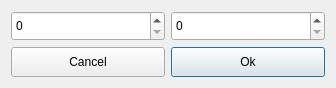
<?xml version="1.0" encoding="UTF-8"?>
<ui version="4.0">
 <class>ResolutionQuery</class>
 <widget class="QWidget" name="ResolutionQuery">
  <property name="geometry">
   <rect>
    <x>0</x>
    <y>0</y>
    <width>336</width>
    <height>88</height>
   </rect>
  </property>
  <property name="focusPolicy">
   <enum>Qt::ClickFocus</enum>
  </property>
  <property name="windowTitle">
   <string>Force input resolution</string>
  </property>
  <layout class="QVBoxLayout" name="verticalLayout">
   <item>
    <layout class="QHBoxLayout" name="horizontalLayout">
     <property name="spacing">
      <number>6</number>
     </property>
     <item>
      <widget class="QSpinBox" name="spinBox_x">
       <property name="sizePolicy">
        <sizepolicy hsizetype="Minimum" vsizetype="Preferred">
         <horstretch>0</horstretch>
         <verstretch>0</verstretch>
        </sizepolicy>
       </property>
      </widget>
     </item>
     <item>
      <widget class="QSpinBox" name="spinBox_y">
       <property name="sizePolicy">
        <sizepolicy hsizetype="Minimum" vsizetype="Preferred">
         <horstretch>0</horstretch>
         <verstretch>0</verstretch>
        </sizepolicy>
       </property>
      </widget>
     </item>
    </layout>
   </item>
   <item>
    <layout class="QHBoxLayout" name="horizontalLayout_2">
     <item>
      <widget class="QPushButton" name="pushButton_cancel">
       <property name="sizePolicy">
        <sizepolicy hsizetype="Minimum" vsizetype="Minimum">
         <horstretch>0</horstretch>
         <verstretch>0</verstretch>
        </sizepolicy>
       </property>
       <property name="minimumSize">
        <size>
         <width>70</width>
         <height>0</height>
        </size>
       </property>
       <property name="text">
        <string>Cancel</string>
       </property>
      </widget>
     </item>
     <item>
      <widget class="QPushButton" name="pushButton_ok">
       <property name="sizePolicy">
        <sizepolicy hsizetype="Minimum" vsizetype="Minimum">
         <horstretch>0</horstretch>
         <verstretch>0</verstretch>
        </sizepolicy>
       </property>
       <property name="minimumSize">
        <size>
         <width>70</width>
         <height>0</height>
        </size>
       </property>
       <property name="text">
        <string>Ok</string>
       </property>
       <property name="default">
        <bool>true</bool>
       </property>
      </widget>
     </item>
    </layout>
   </item>
  </layout>
 </widget>
 <tabstops>
  <tabstop>spinBox_x</tabstop>
  <tabstop>spinBox_y</tabstop>
  <tabstop>pushButton_cancel</tabstop>
 </tabstops>
 <resources/>
 <connections/>
</ui>
